Frame 1 (no input): blank canvas, image omitted
Frame 60 (the mouse pressed at the canvas centre just before this capture): blank canvas, image omitted
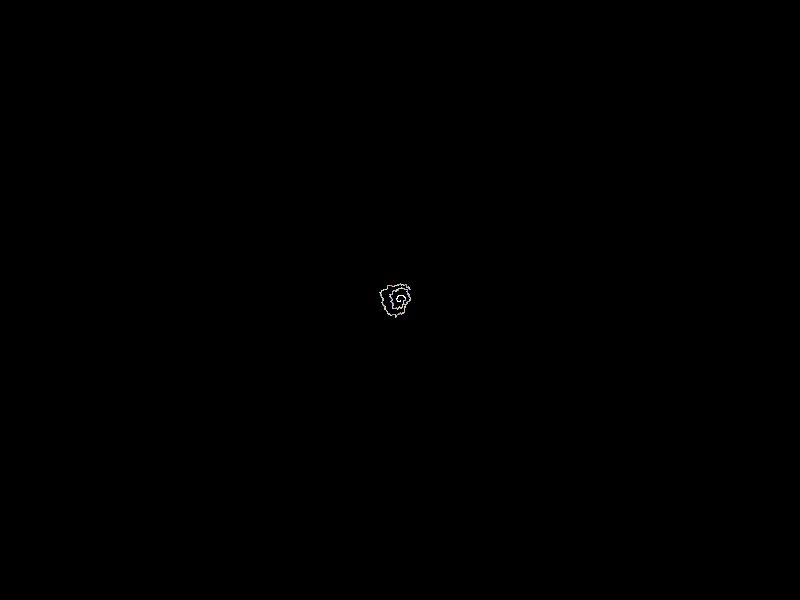
Frame 120 (the mouse held since frame 60 and released just before this capture)

The Processing sketch whose frames 1 and 60 were blank and that drew this single picture after the mouse press (run headless with seeded random() and noise(); from frame 60 on, the mouse is pressed at the canvas centre):

// Processing sketch: processing_144941
// ── processing_144941.pde

float[] spiral;
int divisions = 256;
float meanGap = 6;
float gapNoise = 0;
int index = divisions;
void setup() {
  size(800, 600);
  background(0);
  stroke(255);
  smooth();
  spiral = new float[divisions];
  for (int i=0;i<divisions;i++) {
    spiral[i] = meanGap*i/divisions;
    if (i>0) {
      float startAngle = (i-1)*TWO_PI/divisions;
      PVector start = new PVector(spiral[i-1]*cos(startAngle),spiral[i-1]*sin(startAngle));
      float endAngle = (i)*TWO_PI/divisions;
      PVector end = new PVector(spiral[i]*cos(endAngle),spiral[i]*sin(endAngle));
      line(width/2+start.x,height/2+start.y,width/2+end.x,height/2+end.y);
    }
  }
}
void draw() {
  for(int j=0;j<4;j++){
    stroke(random(127,255),random(127,255),random(127,255));
    gapNoise += 0.7*random(-1,1);
    gapNoise -= 0.02*gapNoise;
    spiral = (float[]) append(spiral,spiral[index-divisions]+meanGap+gapNoise);
    float startAngle = (index-1)*TWO_PI/divisions;
    PVector start = new PVector(spiral[index-1]*cos(startAngle),spiral[index-1]*sin(startAngle));
    float endAngle = (index)*TWO_PI/divisions;
    PVector end = new PVector(spiral[index]*cos(endAngle),spiral[index]*sin(endAngle));
    line(width/2+start.x,height/2+start.y,width/2+end.x,height/2+end.y);
    index++;
  }
}
